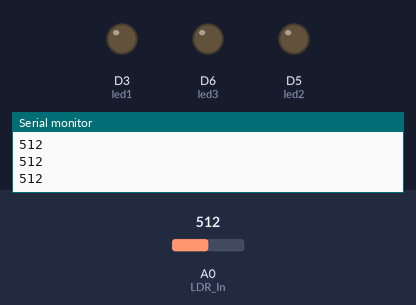
Recording of a sketch running on a simulated ESP8266 (NodeMCU). On the bench: output pins drawn as LEDs (lit = HIGH), the last lines printed to the serial monitor. The inputs (shaded band) are chosen by the test bench; at power-on: A0 (LDR_In) = 512.

Above: at 1.2 s.
1.3 s: A0 (LDR_In) set to 486
At 2.2 s:
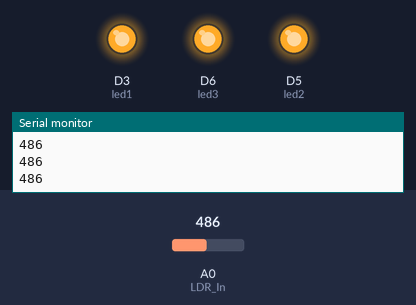
2.8 s: A0 (LDR_In) set to 510
At 3.3 s:
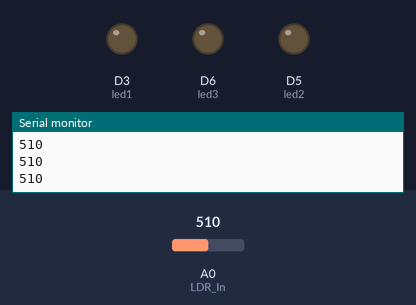
4.3 s: A0 (LDR_In) set to 490
At 5.6 s:
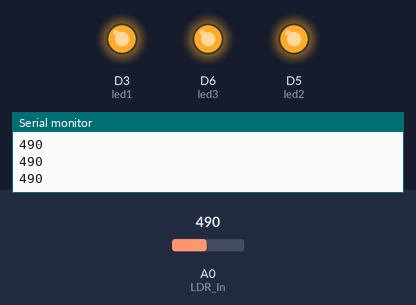
Timing chart, 0 to 7.3 s (numbered marks = the images above; inputs shaded):
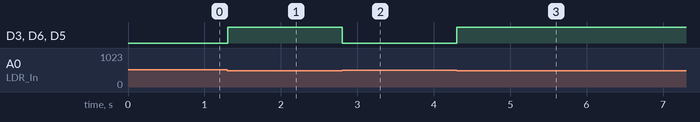

The sketch:

lightresistencediode.ino
```cpp
int LDR_In = A0;

int lichtHoeveelheid;

uint8_t led1 = D3;
uint8_t led2 = D5;
uint8_t led3 = D6;

void setup(){
  Serial.begin(9600);
  pinMode(led1,OUTPUT);
  pinMode(led2,OUTPUT);
  pinMode(led3,OUTPUT);
}

void loop(){
  lichtHoeveelheid = analogRead(LDR_In);
  if(lichtHoeveelheid <500){
      digitalWrite(led1,HIGH);
      digitalWrite(led2,HIGH);
      digitalWrite(led3,HIGH);
    }
    else{
      digitalWrite(led1,LOW);
      digitalWrite(led2,LOW);
      digitalWrite(led3,LOW);
    }

  Serial.println(lichtHoeveelheid);
}
```

Measured:
- the behaviour switches between 500 and 499 on A0 (LDR_In) (found by bisection; images 0 and 1)
- after the input at 1.3 s, D3 (led1), D6 (led3), D5 (led2): LOW → HIGH at once
- after the input at 2.8 s, D3 (led1), D6 (led3), D5 (led2): HIGH → LOW at once
- after the input at 4.3 s, D3 (led1), D6 (led3), D5 (led2): LOW → HIGH at once
